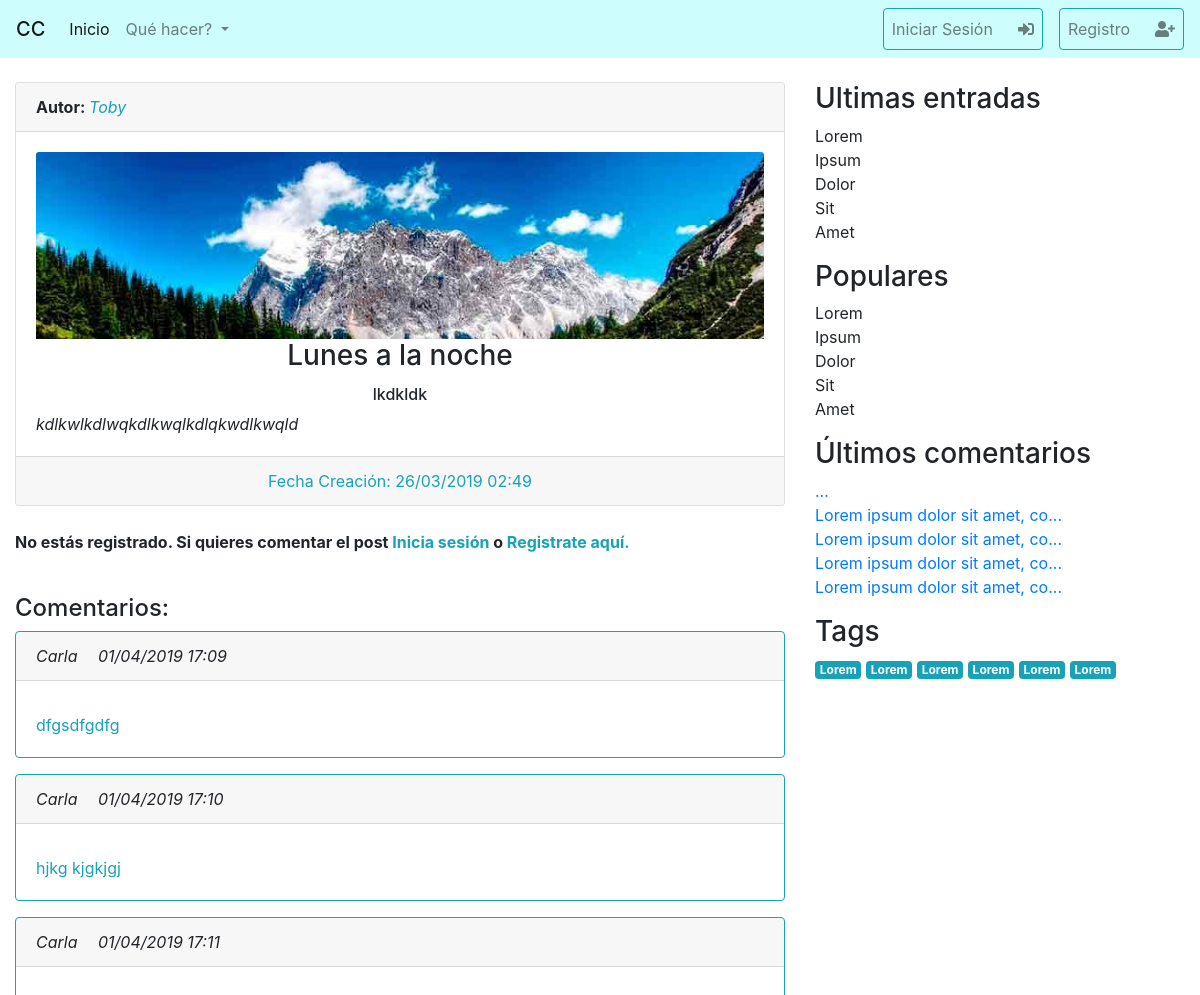
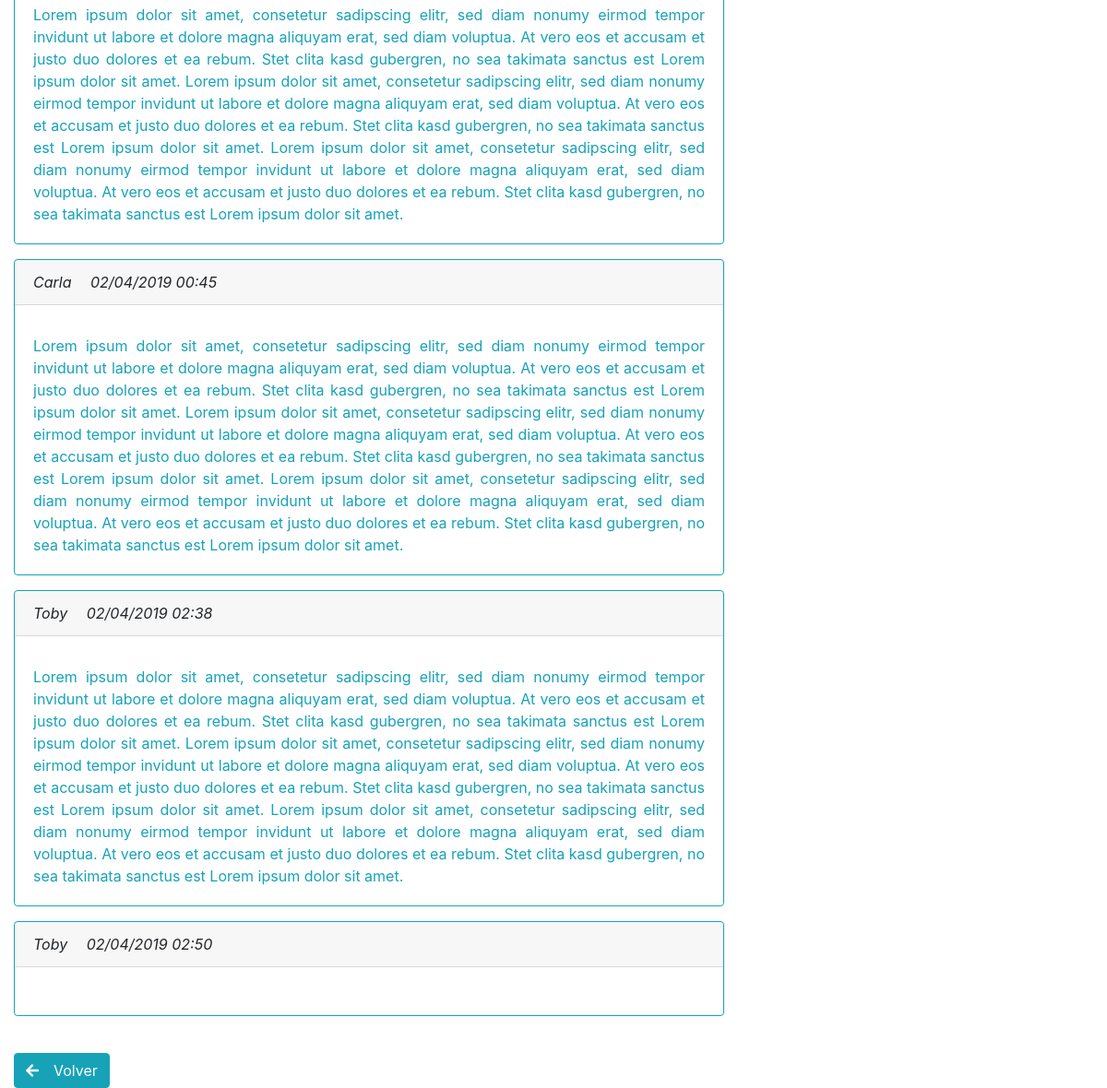
The app's page /ver_post.php?id=8 with its own data (2 pictures, top to bottom).
### tables this page shows
CREATE TABLE `posts` (
  `id` int(11) NOT NULL,
  `usuario_id` int(11) DEFAULT NULL,
  `titulo` varchar(255) NOT NULL,
  `fecha_creacion` timestamp NOT NULL DEFAULT CURRENT_TIMESTAMP,
  `extracto` varchar(255) NOT NULL,
  `cuerpo` longtext NOT NULL
);

CREATE TABLE `usuarios` (
  `id` int(11) NOT NULL,
  `nombre` varchar(255) NOT NULL,
  `apellido` varchar(255) NOT NULL,
  `dni` int(11) NOT NULL,
  `fecha_nac` date NOT NULL,
  `ocupacion` varchar(255) NOT NULL,
  `email` varchar(255) NOT NULL,
  `nombre_usuario` varchar(255) NOT NULL,
  `contrasena` blob NOT NULL,
  `foto_perfil` varchar(255) NOT NULL,
  `biografia` text NOT NULL,
  `fecha_creacion` timestamp NOT NULL DEFAULT CURRENT_TIMESTAMP
);

CREATE TABLE `comentarios` (
  `id` int(11) NOT NULL,
  `comentario` text NOT NULL,
  `fecha_creacion` timestamp NOT NULL DEFAULT CURRENT_TIMESTAMP,
  `usuario_id` int(11) NOT NULL,
  `post_id` int(11) NOT NULL
);

### funciones.php (called while the page is built, shortened)
<?php
function formatoFecha($fecha)
{
    $unix_date = strtotime($fecha);
    return date('d/m/Y H:i', $unix_date);
}

### conexion.php (called while the page is built, shortened)
<?php
include 'funciones.php';
function conectar()
{
    $servidor = 'localhost';
    $usuario = 'root';
    $contrasena = '';
    $nombreBD = 'mi_primer_sistemita_completo';
    $puerto = '3006';
    try {
        $con = new PDO("mysql:host=$servidor;port=$puerto;dbname=$nombreBD", $usuario, $contrasena);
    } catch (PDOException $e) {
        echo "Connection failed: " . $e->getMessage();
    }
    return $con;
}
function ultimos_comentarios()
{
    $conn = conectar();
    $consulta = $conn->query("
        SELECT
          c.comentario,
          c.id,
          u.nombre as autor
        FROM comentarios c
          JOIN usuarios u ON c.usuario_id = u.id
        ORDER BY c.fecha_creacion DESC
        LIMIT 5;");
    return $consulta ? $consulta->fetchAll(PDO::FETCH_ASSOC) : [];
}

### ver_post.php (the view, shortened to what this page needs)
<?php require 'plantillas/cabecera.php';
$con = conectar();
$consulta = $con->query("SELECT p.id,p.titulo,p.extracto,p.cuerpo,p.fecha_creacion,
u.nombre as autor,
u.id as autor_id
FROM posts as p
JOIN usuarios AS u ON u.id = p.usuario_id
WHERE p.id= {$_REQUEST['id']}
");
if ($consulta) {
    $post = $consulta->fetch(PDO::FETCH_ASSOC);
} else {
    var_dump($con->errorInfo());
    die();
}
?>
    <br xmlns="http://www.w3.org/1999/html">
    <div class="row">
        <div class="col-sm-8">
            <div class="card text-center ">
                <div class="card-header ">
                    <p class="card-text float-left">
                        <strong>Autor: </strong>
                        <em><a href="<?= ROOT ?>/perfil_usuario_post.php?id=<?= $post['autor_id'] ?>"
                               class="text-info"><?= $post['autor'] ?></a></em>
                    </p>
                </div>
                <div class="card-body ">
                    <img src="imagenes/imagen4.jpg" class="card-img-top" alt="..">
                    <h3 class="card-title"><?= $post['titulo'] ?></h3>
                    <h6 class="card-text"><?= $post['extracto'] ?></h6>
                    <p class="card-text text-justify "><em><?= $post['cuerpo'] ?></em></p>
                </div>
                <div class="card-footer text-muted">
                    <p class="card-text text-info">Fecha Creación:
                        <span><?= formatoFecha($post['fecha_creacion']) ?></span>
                    </p>
                </div>
            </div>
            <br>
            <?php if (isset($_SESSION['usuario'])): ?>
                <h4>No olvides de dejar tu comentario:</h4>
                <div class="row justify-content-center">
                    <form action="<?= ROOT ?>/recepcion.php?post_id=<?= $post['id'] ?>"
                          method="post" class="col-sm-6 mt-4">
                        <div class="form-group row">
                            <span style="font-size: 25px" class="col:sm-2"><i class="far fa-edit"></i></span>
                            <div class="form-group col-sm-10">
                <textarea name="comentario" placeholder="Comentario" cols="25" rows="6" class="form-control"
                    <?= !isset($_SESSION['usuario']) ? 'disabled' : '' ?>></textarea>
                            </div>
                        </div>
                        <button type="submit" class="btn btn-info col-sm-11"
                            <?= !isset($_SESSION['usuario']) ? 'disabled' : '' ?>>Comentá
                        </button>
                </div>
            <?php else: ?>
                <p><strong>No estás registrado. Si quieres comentar el post
                        <a href="recepcion_inicio.php" data-toggle="modal" data-target="#exampleModal"
                           class="text-info">
                            Inicia sesión </a> o
                        <a href="registro_usuario.php" class="text-info">Registrate aquí.</a>
                    </strong></p>
            <?php endif;
            $con = conectar();
            $consulta = $con->query("SELECT c.comentario,c.fecha_creacion, u.nombre as nombre,u.id
FROM comentarios as c
JOIN usuarios u ON c.usuario_id = u.id
 WHERE post_id ={$_REQUEST['id']} ORDER BY c.fecha_creacion ASC");
            $comentarios = $consulta->fetchAll(PDO::FETCH_ASSOC);
            ?>
            <br> <h4>Comentarios: </h4>
            <?php foreach ($comentarios as $comentario): ?>
                <div class="card border-info mb-3" style="max-width: 60rem;">
                    <div class="card-header"><em> <?=$comentario['nombre'] ?>&emsp;
                    <span><?= formatoFecha($comentario['fecha_creacion']) ?></em></span>
                    </div>
                    <div class="card-body text-info">
                        <p class="card-text text-justify"><?= $comentario['comentario'] ?></p>
                    </div>
                </div>
            <?php endforeach ?>
        </div>
        <div class="col-sm-4">
            <?php include 'aside.php' ?>
        </div>
    </div>
    <br>
    <a href="<?= ROOT ?>" class="btn btn-info"><span
                class="fa fa-arrow-left"></span>&emsp;Volver</a>
<?php require 'plantillas/footer.php';

### aside.php
<h3 class="mb-2">Ultimas entradas</h3>
<ul class="list-unstyled">
    <li>Lorem</li>
    <li>Ipsum</li>
    <li>Dolor</li>
    <li>Sit</li>
    <li>Amet</li>
</ul>
<h3 class="mb-2">Populares</h3>
<ul class="list-unstyled">
    <li>Lorem</li>
    <li>Ipsum</li>
    <li>Dolor</li>
    <li>Sit</li>
    <li>Amet</li>
</ul>
<h3 class="mb-2">Últimos comentarios</h3>
<ul class="list-unstyled">
    <?php foreach (ultimos_comentarios() as $comentario): ?>
        <li>
            <a href="">
                <?= substr($comentario['comentario'], 0, 30) ?>...
            </a>
        </li>
    <?php endforeach ?>
</ul>
<h3 class="mb-2">Tags</h3>
<ul class="list-unstyled">
    <div class="badge badge-info">Lorem</div>
    <div class="badge badge-info">Lorem</div>
    <div class="badge badge-info">Lorem</div>
    <div class="badge badge-info">Lorem</div>
    <div class="badge badge-info">Lorem</div>
    <div class="badge badge-info">Lorem</div>
</ul>

### records on screen
posts: usuario.nombre "Toby", titulo "Lunes a la noche", extracto "lkdkldk", cuerpo "kdlkwlkdlwqkdlkwqlkdlqkwdlkwqld", fecha_creacion "26/03/2019 02:49"
comentarios: usuario.nombre "Carla", fecha_creacion "01/04/2019 17:09", comentario "dfgsdfgdfg"
comentarios: usuario.nombre "Carla", fecha_creacion "01/04/2019 17:10", comentario "hjkg kjgkjgj"
comentarios: usuario.nombre "Carla", fecha_creacion "01/04/2019 17:11", comentario "Lorem ipsum dolor sit amet, consetetur sadipscing elitr, sed diam nonumy eirmod tempor invidunt ut labore et dolore magna aliquyam erat, sed diam voluptua. At vero eos et accusam et justo duo dolores et ea rebum. Stet clita kasd gubergren, no sea takimata sanctus est Lorem ipsum dolor sit amet. Lorem ipsum dolor sit amet, consetetur sadipscing elitr, sed diam nonumy eirmod tempor invidunt ut labore et dolore magna aliquyam erat, sed diam voluptua. At vero eos et accusam et justo duo dolores et ea rebum. Stet clita kasd gubergren, no sea takimata sanctus est Lorem ipsum dolor sit amet. Lorem ipsum dolor sit amet, consetetur sadipscing elitr, sed diam nonumy eirmod tempor invidunt ut labore…", comentario "Lorem ipsum dolor sit amet, co"
comentarios: usuario.nombre "Carla", fecha_creacion "02/04/2019 00:45", comentario "Lorem ipsum dolor sit amet, consetetur sadipscing elitr, sed diam nonumy eirmod tempor invidunt ut labore et dolore magna aliquyam erat, sed diam voluptua. At vero eos et accusam et justo duo dolores et ea rebum. Stet clita kasd gubergren, no sea takimata sanctus est Lorem ipsum dolor sit amet. Lorem ipsum dolor sit amet, consetetur sadipscing elitr, sed diam nonumy eirmod tempor invidunt ut labore et dolore magna aliquyam erat, sed diam voluptua. At vero eos et accusam et justo duo dolores et ea rebum. Stet clita kasd gubergren, no sea takimata sanctus est Lorem ipsum dolor sit amet. Lorem ipsum dolor sit amet, consetetur sadipscing elitr, sed diam nonumy eirmod tempor invidunt ut labore…", comentario "Lorem ipsum dolor sit amet, co"
comentarios: usuario.nombre "Toby", fecha_creacion "02/04/2019 02:38", comentario "Lorem ipsum dolor sit amet, consetetur sadipscing elitr, sed diam nonumy eirmod tempor invidunt ut labore et dolore magna aliquyam erat, sed diam voluptua. At vero eos et accusam et justo duo dolores et ea rebum. Stet clita kasd gubergren, no sea takimata sanctus est Lorem ipsum dolor sit amet. Lorem ipsum dolor sit amet, consetetur sadipscing elitr, sed diam nonumy eirmod tempor invidunt ut labore et dolore magna aliquyam erat, sed diam voluptua. At vero eos et accusam et justo duo dolores et ea rebum. Stet clita kasd gubergren, no sea takimata sanctus est Lorem ipsum dolor sit amet. Lorem ipsum dolor sit amet, consetetur sadipscing elitr, sed diam nonumy eirmod tempor invidunt ut labore…", comentario "Lorem ipsum dolor sit amet, co"
comentarios: usuario.nombre "Toby", fecha_creacion "02/04/2019 02:50"
comentarios: comentario "Lorem ipsum dolor sit amet, co"
